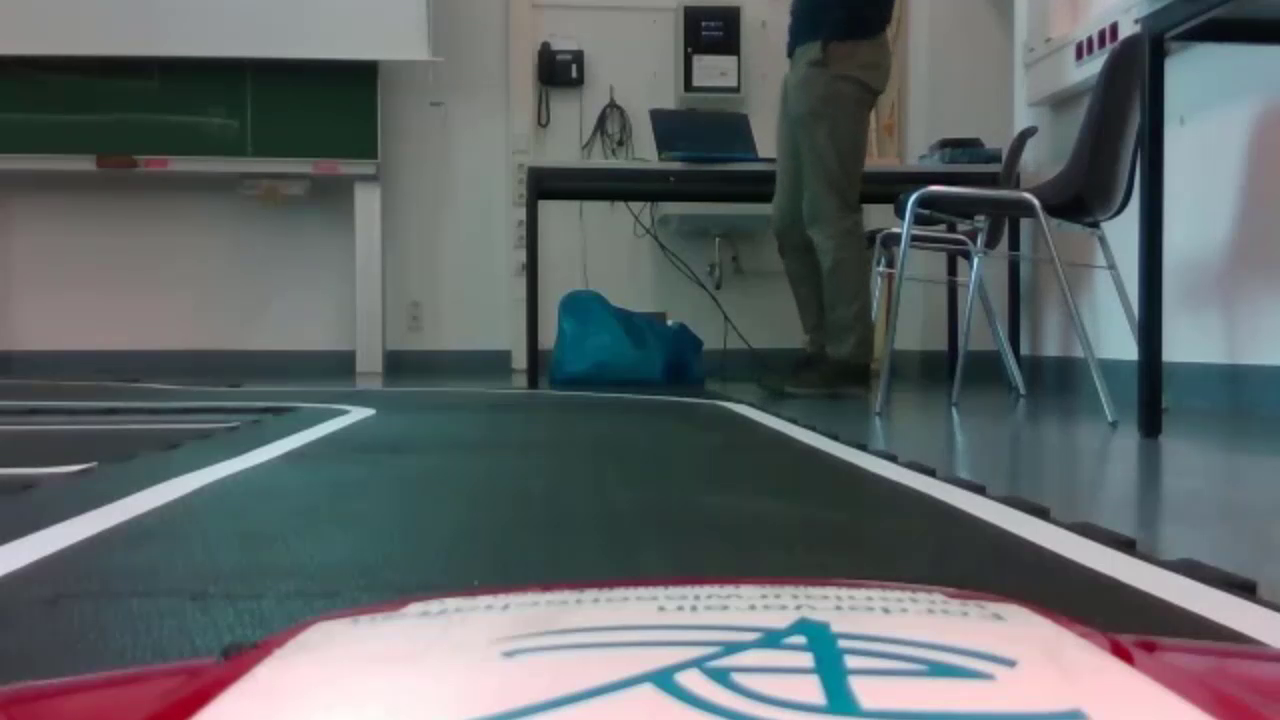
#> input picture frame 35 of src/camera_run/camera_run/Challenger.mp4, 1280 x 720 px, given in place of Challenger_new_2.mp4, which was not available
$ python test_new_lanedetection.py
#> lines starting #> are read from the running program, lines starting #| are printed output that depends on the picture; after the words box and inside, x2 and y2 are one past the last pixel; in counts of white or black regions, pixels touching at a corner belong together; pictures that were not available may be replaced by others from this repository, and a replacement may not be noted
import cv2
import numpy as np
import pyrealsense2 as rs
import os
import math

#################################### Choose the Run Mode ################################

RunMode = "Video"                   # Either Video or Camera

#################################### Initialize Settings ################################
first_frame = True
last_lane = []
lane_middle = 0
pixel_per_mm = 1
lane_middle_upper = 0

if RunMode == "Camera":
    # Configure depth and color streams
    pipeline = rs.pipeline()
    config = rs.config()
    #config.enable_stream(rs.stream.depth, 640, 480, rs.format.z16, 30)
    config.enable_stream(rs.stream.color, 1280, 720, rs.format.bgr8, 30)

    pipeline.start(config)
    pts_src = np.array([[220,430],[950, 430],[0, 520],[1180, 520]], dtype=np.float32)       #
    pts_dst = np.array([[0  , 0 ],[1280, 0 ],[0, 720],[1280, 720]], dtype=np.float32)       #


if RunMode == "Video":
    CWD_PATH = os.getcwd()
    video = cv2.VideoCapture(os.path.join(CWD_PATH, 'Challenger_new_2.mp4'))
    pts_src = np.array([[310,425],[942, 425],[81, 523],[1187, 523]], dtype=np.float32)        # Tested for Challenger Video
    pts_dst = np.array([[0  , 0 ],[1280, 0 ],[0, 720],[1280, 720]], dtype=np.float32)        # Tested for Challenger Video


try:
    while True:
        #################################### Preparing the frames for analysis ################################

        # Wait for a coherent pair of frames: depth and color
        if RunMode == "Video":
            _, color_image = video.read()
#> color_image is the input picture: shape (720, 1280, 3); mean B, G, R 103.2, 101.5, 95.2

        elif RunMode == "Camera":
            frames = pipeline.wait_for_frames()
            color_frame = frames.get_color_frame()
            # Convert images to numpy arrays
            color_image = np.asanyarray(color_frame.get_data())
            if not color_frame:
                continue

        # Compute the perspective transform matrix and apply it
        M = cv2.getPerspectiveTransform(pts_src, pts_dst)
        warped = cv2.warpPerspective(color_image, M, (1280, 720))

        # Convert to grayscale and apply Canny edge detection
        gray = cv2.cvtColor(warped, cv2.COLOR_BGR2GRAY)
        # Set a threshold to define 'white' in the image
        # This threshold will need to be tuned for your lighting conditions and lane color
        threshold = 150
        # Create a binary mask where white lanes are white and everything else is black
        _, lane_mask = cv2.threshold(gray, threshold, 255, cv2.THRESH_BINARY)
#> lane_mask: shape (720, 1280); 8.5% white; 2 white regions, box (x1, y1, x2, y2) and area: (0, 0, 74, 720) 39437, (931, 0, 1119, 720) 39320
        edges = cv2.Canny(lane_mask, 50, 150)
#> edges: shape (720, 1280); 0.27% white in thin lines or dots, all inside (x1, y1, x2, y2) = (0, 0, 1119, 720)

        # Assuming 'Edges' is your image loaded as a numpy array
        bottom_row =    edges[719, :]  # Accessing the bottom row
#> bottom_row = 1280 values, max 255 at index 42, min 0 at index 0, mean 0.598
        right_col =     edges[:, 1279]
#> right_col = 720 values from 0 to 0
        left_col =      edges[:, 0]
#> left_col = 720 values, max 255 at index 321, min 0 at index 0, mean 3.19
        top_row =       edges[0, :]
#> top_row = 1280 values, max 255 at index 13, min 0 at index 0, mean 0.797
        mid_row =       edges[360, :]
#> mid_row = 1280 values, max 255 at index 60, min 0 at index 0, mean 0.598

        # Finding indices where pixel value is 255
        indices_down =  np.where(bottom_row == 255)[0]  # [0] is used to get the column indices
#> indices_down = [42, 1056, 1118]
        indices_right = np.where(right_col == 255)[0]
#> indices_right = empty array
        indices_left =  np.where(left_col == 255)[0]
#> indices_left = [321, 322, 323, 324, 325, 326, 327, 328, 333]
        indices_top =   np.where(top_row == 255)[0]
#> indices_top = [13, 73, 930, 978]
        indices_mid =   np.where(mid_row == 255)[0]
#> indices_mid = [60, 992, 1048]

        #################################### Different Cases for first window ################################

        # Case 1: Off-Lane
        if len(indices_down) == 0:
            cv2.putText(lane_mask, "Off-Lane!!!", (640, 720-50), cv2.FONT_HERSHEY_SIMPLEX, 1, (255, 255, 255), 2, cv2.LINE_AA)
        elif len(indices_down) >= 2:
            lane_thickness_pixel = indices_down[1]-indices_down[0]
#> lane_thickness_pixel = 1014
            #print('lane_thickness = ',lane_thickness_pixel,' pixels')
            pixel_per_mm = lane_thickness_pixel/50
#> pixel_per_mm = 20.28


        # Case 2: There is only one lane detected
        if len(indices_down) == 2:
            if indices_down[1]<1280/2 and not last_lane =="Right":
                #print('Only Left lane is detected')
                last_lane = "Left"
                cv2.putText(lane_mask, "Left Lane", ((indices_down[1]), 720-50), cv2.FONT_HERSHEY_SIMPLEX, 1, (255, 255, 255), 2, cv2.LINE_AA)
            elif indices_down[0]>1280/2 and not last_lane =="Left":
                #print('Only Right lane is detected')
                last_lane = "Right"
                cv2.putText(lane_mask, "Right Lane", ((indices_down[1]), 720-50), cv2.FONT_HERSHEY_SIMPLEX, 1, (255, 255, 255), 2, cv2.LINE_AA)
            lane_middle = indices_down[1] + round(750/2/pixel_per_mm) # Virtual middle


        # Case 3: There are more lines detected!
        if len(indices_down) > 4:
            #print('Flase Lanes are detected!')
            indices_down_corrected = sorted(indices_down, key=lambda x: abs(x - 640))
            indices_down_corrected = indices_down_corrected[:4]
            indices_down_corrected = sorted(indices_down_corrected)

            if 0.5*60<=indices_down_corrected[1]-indices_down_corrected[0]<=2*60 and 0.5*60<=indices_down_corrected[3]-indices_down_corrected[2]<=2*60:
                indices_down = indices_down_corrected
                #print('Corrected indices_down = ',indices_down)


        # Case 4: There are 2 lines detected
        if len(indices_down) == 4:
            #print('Both lanes are detected')
            last_lane = []
            cv2.putText(lane_mask, "Left Lane" , ((indices_down[1])+0  , 720-50), cv2.FONT_HERSHEY_SIMPLEX, 1, (255, 255, 255), 2, cv2.LINE_AA)
            cv2.putText(lane_mask, "Right Lane", ((indices_down[3])-250, 720-50), cv2.FONT_HERSHEY_SIMPLEX, 1, (255, 255, 255), 2, cv2.LINE_AA)
            lane_middle = round((indices_down[2]+indices_down[1])/2)            # real middle


        #################################### Different Cases for second window ################################

        # Case 2
        if 2 <= len(indices_mid) <= 3:
                lane_middle_upper = indices_mid[1] + round(750/2/pixel_per_mm) # Virtual middle
#> lane_middle_upper = 1010

        # Case 3
        if len(indices_mid) > 4:
            #print('Flase Lanes are detected!')
            indices_mid_corrected = sorted(indices_mid, key=lambda x: abs(x - 640))
            indices_mid_corrected = indices_mid_corrected[:4]
            indices_mid_corrected = sorted(indices_mid_corrected)

            if 0.5*60<=indices_mid_corrected[1]-indices_mid_corrected[0]<=2*60 and 0.5*60<=indices_mid_corrected[3]-indices_mid_corrected[2]<=2*60:
                indices_mid = indices_mid_corrected
                #print('Corrected indices_mid = ',indices_mid)

        # Case 4
        if len(indices_mid) == 4:
            lane_middle_upper = round((indices_mid[2]+indices_mid[1])/2)


        #################################### Calculate the measured signals ##################################

        off_center = round((1280/2 - lane_middle)/pixel_per_mm)
#> off_center = 32
        off_center = max(-750, min(off_center, 750))
        '''
        if not first_frame:
            #print('ratio = ',off_center/last_off_center)
            if not 0.1*abs(last_off_center)<=abs(off_center)<=10.0*abs(last_off_center):
                off_center = last_off_center
                '''


        last_off_center = off_center
#> last_off_center = 32
        first_frame = False
        cv2.putText(lane_mask, str(off_center), (lane_middle, 720-50), cv2.FONT_HERSHEY_SIMPLEX, 1, (255, 255, 255), 2, cv2.LINE_AA)

        # Heading Angle
        heading_angle = np.arctan2(360 - 720-50, lane_middle_upper - lane_middle) + math.pi/2 #Radian
#> heading_angle = 1.19
        heading_angle = round(heading_angle,2)
        cv2.putText(lane_mask, str(heading_angle), (lane_middle_upper, 360), cv2.FONT_HERSHEY_SIMPLEX, 1, (255, 255, 255), 2, cv2.LINE_AA)
        cv2.arrowedLine(lane_mask, (lane_middle, 720-50), (lane_middle_upper, 360), (255, 255, 255), 2)


        ################################### Display the resulting frame ##################################

        # Assuming all images are the same size
        edges = cv2.cvtColor(edges, cv2.COLOR_GRAY2BGR)
        lane_mask = cv2.cvtColor(lane_mask, cv2.COLOR_GRAY2BGR)
#> lane_mask: shape (720, 1280, 3)

        # Draw the region of interest on the color image
        pts = pts_src.astype(np.int32)
        pts = pts.reshape((-1, 1, 2))
        cv2.polylines(color_image, [pts], True, (0, 255, 0), 2)

        # Make smaller to show
        cv2.putText(color_image, "Original"  , (100, 100), cv2.FONT_HERSHEY_SIMPLEX, 1, (0, 165, 255), 2, cv2.LINE_AA)
        cv2.putText(warped,      "Bird View" , (100, 100), cv2.FONT_HERSHEY_SIMPLEX, 1, (0, 165, 255), 2, cv2.LINE_AA)
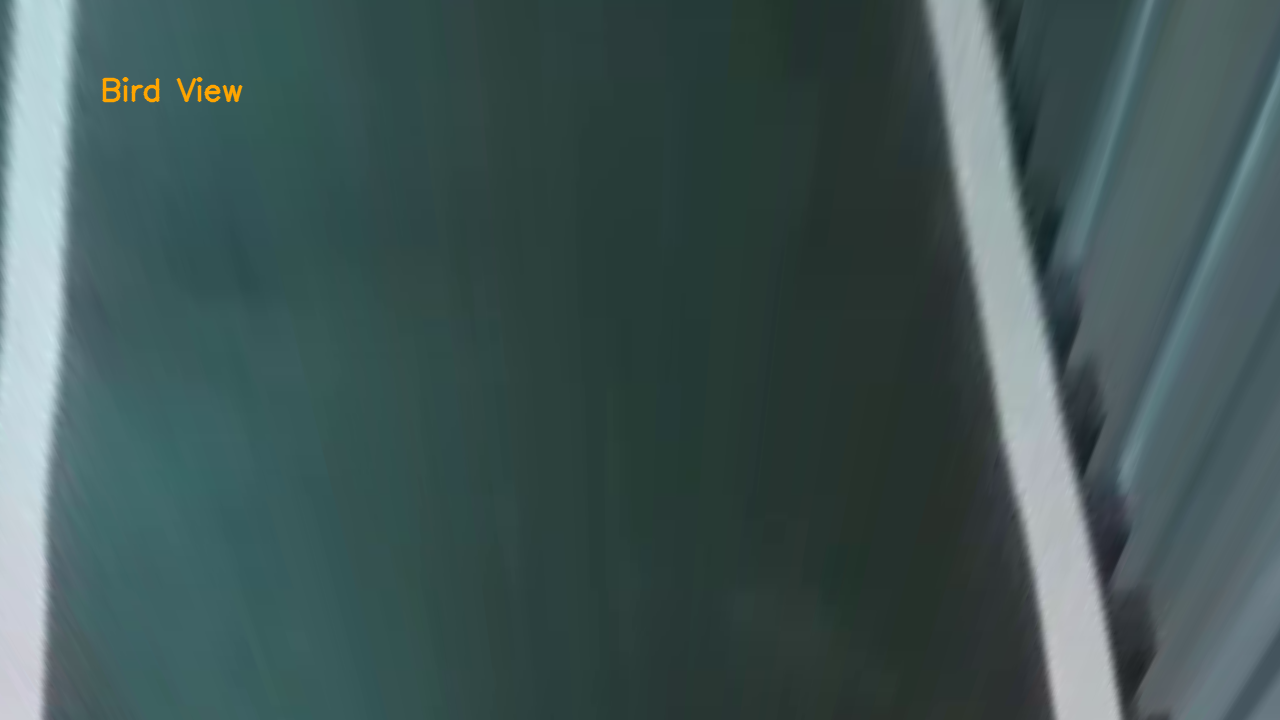
#> warped: shape (720, 1280, 3); mean B, G, R 85.6, 86.1, 64.8
        cv2.putText(edges,       "Edge Det." , (100, 100), cv2.FONT_HERSHEY_SIMPLEX, 1, (0, 165, 255), 2, cv2.LINE_AA)
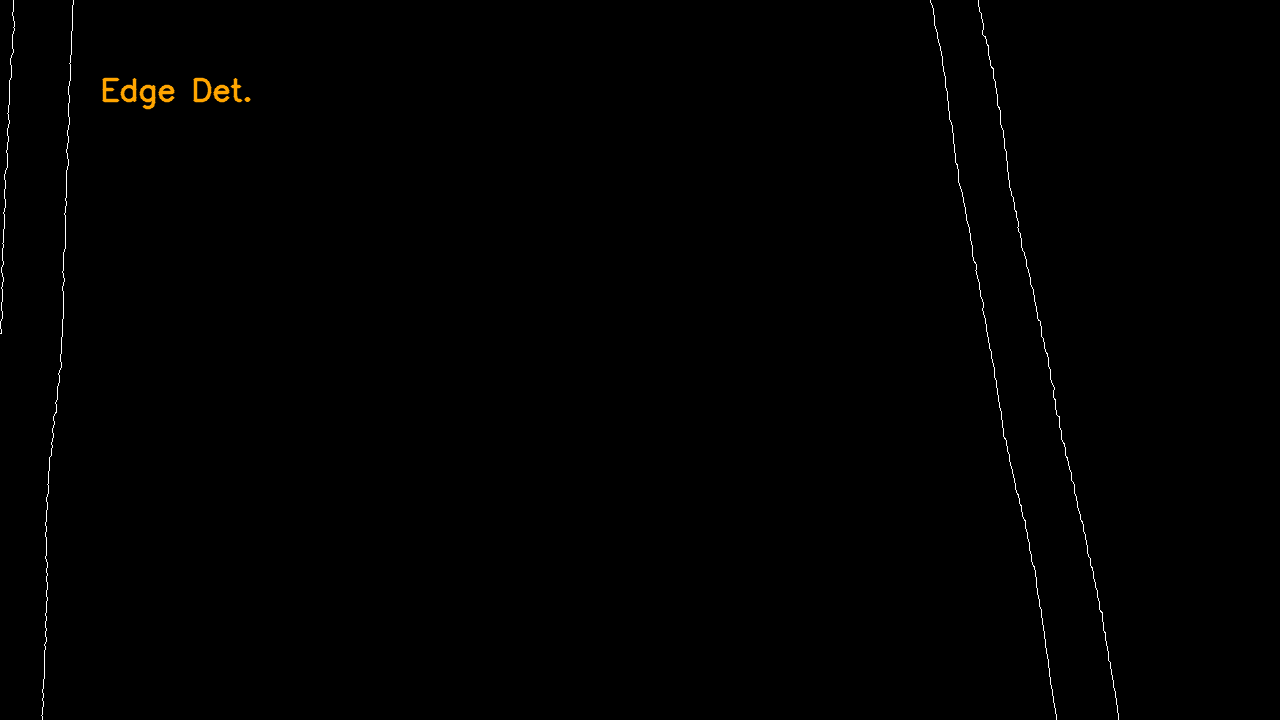
#> edges: shape (720, 1280, 3); mean B, G, R 0.7, 0.9, 1
        cv2.putText(lane_mask,   "Binary Ms.", (100, 100), cv2.FONT_HERSHEY_SIMPLEX, 1, (0, 165, 255), 2, cv2.LINE_AA)
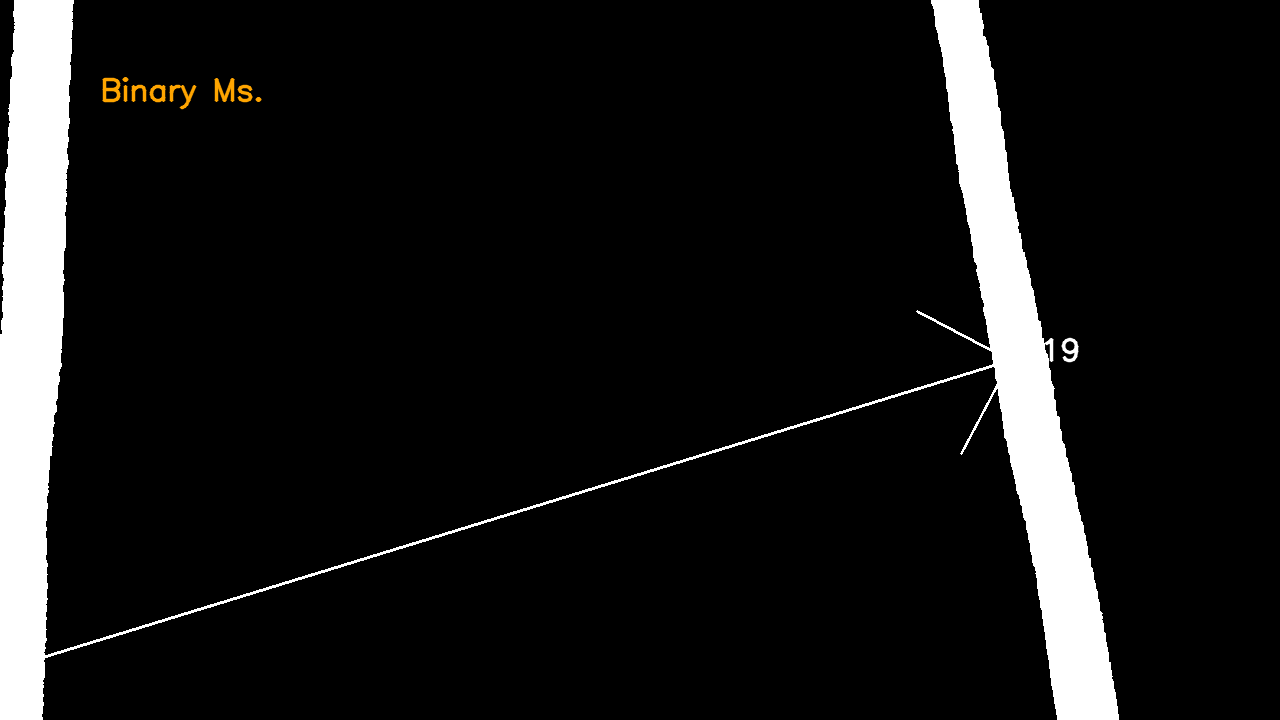
#> lane_mask: shape (720, 1280, 3); mean B, G, R 22.8, 23, 23.1
        color_image =   cv2.resize(color_image, (0, 0), fx=0.5, fy=0.5)
#> color_image: shape (360, 640, 3)
        warped =        cv2.resize(warped,      (0, 0), fx=0.5, fy=0.5)
#> warped: shape (360, 640, 3)
        edges =         cv2.resize(edges,       (0, 0), fx=0.5, fy=0.5)
#> edges: shape (360, 640, 3)
        lane_mask =     cv2.resize(lane_mask,   (0, 0), fx=0.5, fy=0.5)
#> lane_mask: shape (360, 640, 3)

        height, width, channels = color_image.shape

        # Create a new image that's twice the width and height of the original images
        combined_image = np.zeros((height * 2, width * 2, channels), dtype=np.uint8)

        # Place each image into the combined_image
        combined_image[:height, :width] = color_image   # Top-left
        combined_image[:height, width:] = warped        # Top-right
        combined_image[height:, :width] = edges         # Bottom-left
        combined_image[height:, width:] = lane_mask     # Bottom-right
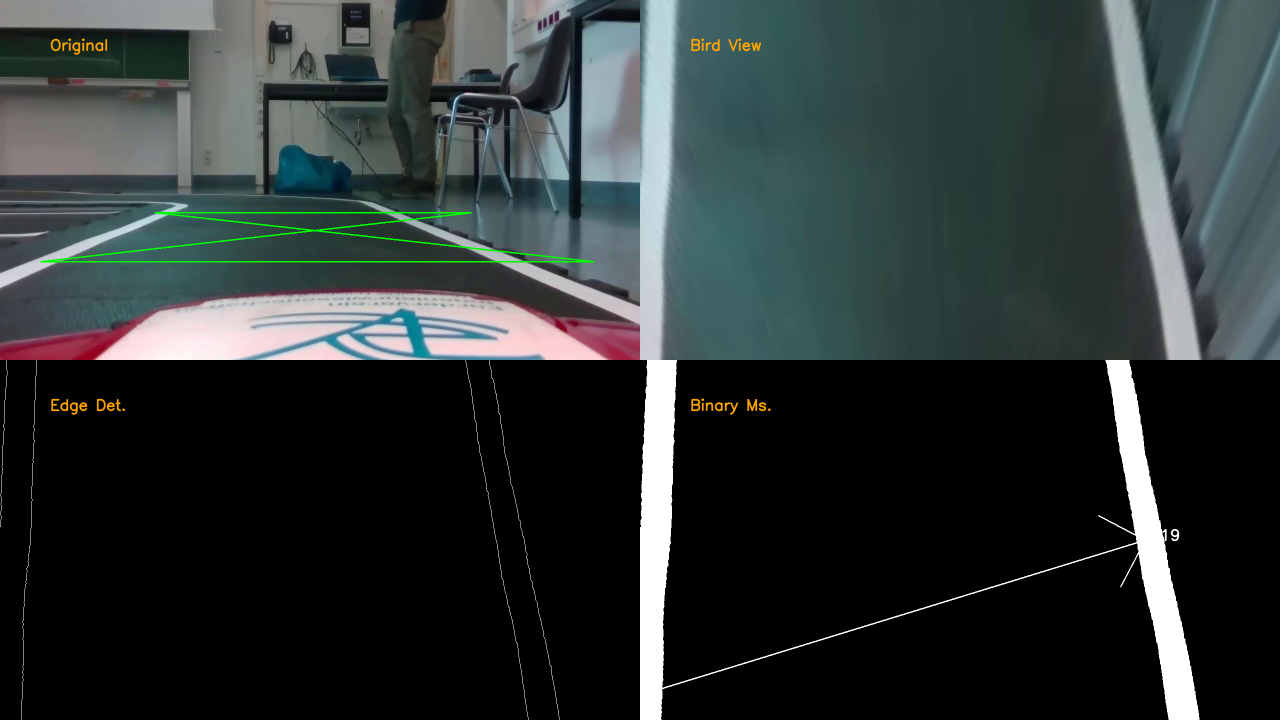
#> combined_image: shape (720, 1280, 3); mean B, G, R 52.9, 53.4, 46

        # Show the combined image
        cv2.imshow('Combined Image', combined_image)

        # Save the last frames for debugging
        cv2.imwrite('LastFrame.jpg', combined_image)

        ########################################### End ##############################################

        if cv2.waitKey(1) & 0xFF == ord('q'):
#> (key q is pressed here)
            break
finally:
    # Stop streaming
    if RunMode == "Camera":
        pipeline.stop()
    cv2.destroyAllWindows()
